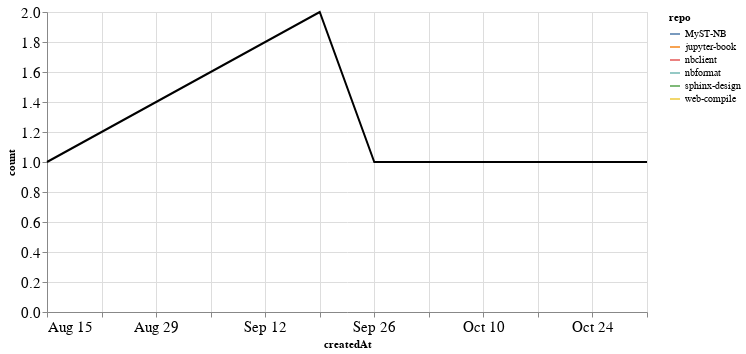

Here is the notebook cell this chart was saved with:
### Markdown cell above
### PRs

### Code cell
prs_time = prs.groupby('repo').resample('W', on='createdAt').count()['author'].reset_index()
prs_time = prs_time.rename(columns={'author': 'count'})
prs_time_total = prs_time.groupby('createdAt').agg({"count": "sum"}).reset_index()

ch1 = alt.Chart(prs_time, width=600).mark_line().encode(
    x='createdAt',
    y='count',
    color='repo',
    tooltip="repo"
)

ch2 = alt.Chart(prs_time_total, width=600).mark_line(color="black").encode(
    x='createdAt',
    y='count',
)

ch1 + ch2

### Figure 1 — Vega-Lite specification as saved in the notebook (floating-point values rounded to 4 significant figures)
{"config": {"axisLeft": {"labelFontSize": 15}, "axisBottom": {"labelFontSize": 15}}, "layer": [{"data": {"name": "data-06cde27ea2eb60d727495576b5f78cb1"}, "mark": "line", "encoding": {"color": {"type": "nominal", "field": "repo"}, "tooltip": {"type": "nominal", "field": "repo"}, "x": {"type": "temporal", "field": "createdAt"}, "y": {"type": "quantitative", "field": "count"}}, "width": 600}, {"data": {"name": "data-673fc4136b54fe557566dcd2c8cfba4e"}, "mark": {"type": "line", "color": "black"}, "encoding": {"x": {"type": "temporal", "field": "createdAt"}, "y": {"type": "quantitative", "field": "count"}}, "width": 600}], "$schema": "https://vega.github.io/schema/vega-lite/v4.8.1.json", "datasets": {"data-06cde27ea2eb60d727495576b5f78cb1": [{"repo": "MyST-NB", "createdAt": "2021-10-03T00:00:00", "count": 1}, {"repo": "jupyter-book", "createdAt": "2021-08-15T00:00:00", "count": 1}, {"repo": "nbclient", "createdAt": "2021-09-19T00:00:00", "count": 1}, {"repo": "nbformat", "createdAt": "2021-09-19T00:00:00", "count": 1}, {"repo": "sphinx-design", "createdAt": "2021-10-31T00:00:00", "count": 1}, {"repo": "web-compile", "createdAt": "2021-09-26T00:00:00", "count": 1}], "data-673fc4136b54fe557566dcd2c8cfba4e": [{"createdAt": "2021-08-15T00:00:00", "count": 1}, {"createdAt": "2021-09-19T00:00:00", "count": 2}, {"createdAt": "2021-09-26T00:00:00", "count": 1}, {"createdAt": "2021-10-03T00:00:00", "count": 1}, {"createdAt": "2021-10-31T00:00:00", "count": 1}]}}
